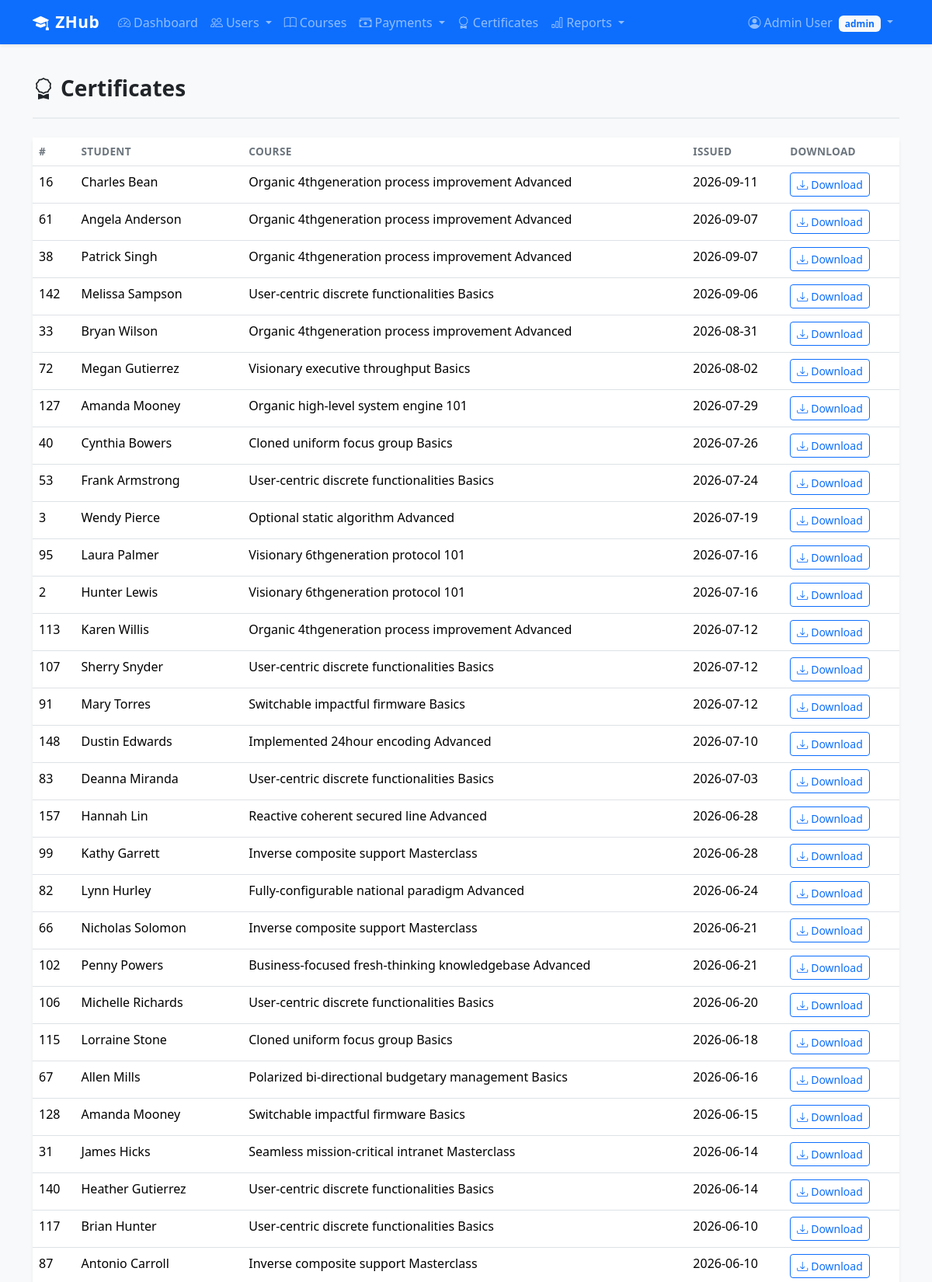
The page /certificates/ (signed in, upper part) on the database its author committed.
### website/models.py (models this page shows, shortened)
class User(UserMixin, db.Model):
    __tablename__ = 'users'
    id = db.Column(db.Integer, primary_key=True)
    email = db.Column(db.String(150), unique=True, nullable=False, index=True)
    password_hash = db.Column(db.String(256), nullable=False)
    role = db.Column(db.String(20), nullable=False, default='student')  # admin / instructor / student
    first_name = db.Column(db.String(100), nullable=False)
    last_name = db.Column(db.String(100), nullable=False)
    phone = db.Column(db.String(20))
    is_active = db.Column(db.Boolean, default=True)
    created_at = db.Column(db.DateTime, default=lambda: datetime.now(timezone.utc))
    student = db.relationship('Student', backref='user', uselist=False, cascade='all, delete-orphan')
    instructor = db.relationship('Instructor', backref='user', uselist=False, cascade='all, delete-orphan')
    @property
    def full_name(self):
        return f'{self.first_name} {self.last_name}'

class Certificate(db.Model):
    __tablename__ = 'certificates'
    id = db.Column(db.Integer, primary_key=True)
    student_id = db.Column(db.Integer, db.ForeignKey('students.id'), nullable=False)
    course_id = db.Column(db.Integer, db.ForeignKey('courses.id'), nullable=False)
    file_path = db.Column(db.String(256), nullable=False)
    issued_at = db.Column(db.DateTime, default=lambda: datetime.now(timezone.utc))
    course = db.relationship('Course', backref='certificates')

class Course(db.Model):
    __tablename__ = 'courses'
    id = db.Column(db.Integer, primary_key=True)
    name = db.Column(db.String(200), nullable=False)
    description = db.Column(db.Text)
    level = db.Column(db.String(50))  # beginner / intermediate / advanced
    duration_weeks = db.Column(db.Integer)
    reservation_fee = db.Column(db.Float, default=0.0)
    course_fee = db.Column(db.Float, default=0.0)
    certificate_fee = db.Column(db.Float, default=0.0)
    is_active = db.Column(db.Boolean, default=True)
    created_at = db.Column(db.DateTime, default=lambda: datetime.now(timezone.utc))
    start_date = db.Column(db.Date, nullable=True)
    end_date = db.Column(db.Date, nullable=True)
    total_hours = db.Column(db.Float, nullable=True)
    num_sessions = db.Column(db.Integer, nullable=True)
    groups = db.relationship('Group', backref='course', lazy='dynamic', cascade='all, delete-orphan')
    enrollments = db.relationship('Enrollment', backref='course', lazy='dynamic', cascade='all, delete-orphan')
    ratings = db.relationship('CourseRating', backref='course', lazy='dynamic', cascade='all, delete-orphan')
    schedules = db.relationship('CourseSchedule', backref='course', lazy='dynamic', cascade='all, delete-orphan')

### website/certificates/routes.py (the view)
@certificates_bp.route('/')
@role_required('admin')
def list_certificates():
    certificates = Certificate.query.order_by(Certificate.issued_at.desc()).all()
    return render_template('certificates/list.html', certificates=certificates)

### website/utils.py (called while the page is built)
def role_required(*roles):
    def decorator(f):
        @wraps(f)
        @login_required
        def decorated_function(*args, **kwargs):
            if current_user.role not in roles:
                abort(403)
            return f(*args, **kwargs)
        return decorated_function
    return decorator

### website/templates/certificates/list.html (shortened to what this page needs)
{% extends "base.html" %}
{% block content %}
<div class="page-header">
    <h1><i class="bi bi-award me-2"></i>Certificates</h1>
</div>
{% if certificates %}
<div class="card">
    <div class="table-responsive">
        <table class="table table-hover mb-0">
            <thead>
                <tr><th>#</th><th>Student</th><th>Course</th><th>Issued</th><th>Download</th></tr>
            </thead>
            <tbody>
            {% for cert in certificates %}
            <tr>
                <td>{{ cert.id }}</td>
                <td>{{ cert.student.user.full_name }}</td>
                <td>{{ cert.course.name }}</td>
                <td>{{ cert.issued_at.strftime('%Y-%m-%d') }}</td>
                <td><a href="{{ url_for('certificates.download', cert_id=cert.id) }}" class="btn btn-sm btn-outline-primary"><i class="bi bi-download me-1"></i>Download</a></td>
            </tr>
            {% endfor %}
            </tbody>
        </table>
    </div>
</div>
{% else %}
<div class="empty-state">
    <i class="bi bi-award"></i>
    <p>No certificates generated yet.</p>
</div>
{% endif %}
{% endblock %}

### website/templates/base.html (shortened to what this page needs)
<!DOCTYPE html>
<html lang="en">
<head>
    <link href="https://cdn.jsdelivr.net/npm/bootstrap@5.3.3/dist/css/bootstrap.min.css" rel="stylesheet">
    <link href="https://cdn.jsdelivr.net/npm/bootstrap-icons@1.11.3/font/bootstrap-icons.min.css" rel="stylesheet">
    <link href="{{ url_for('static', filename='css/style.css') }}" rel="stylesheet">
</head>
<body>
    <nav class="navbar navbar-expand-lg navbar-dark bg-primary shadow-sm">
        <div class="container">
            <a class="navbar-brand fw-bold" href="{{ url_for('auth.home') }}">
                <i class="bi bi-mortarboard-fill me-2"></i>ZHub
            </a>
            <div class="collapse navbar-collapse" id="mainNav">
                {% if current_user.is_authenticated %}
                <ul class="navbar-nav me-auto">
                    {% if current_user.role == 'admin' %}
                    <li class="nav-item">
                        <a class="nav-link" href="{{ url_for('admin.dashboard') }}">
                            <i class="bi bi-speedometer2 me-1"></i>Dashboard
                        </a>
                    </li>
                    <li class="nav-item dropdown">
                        <a class="nav-link dropdown-toggle" href="#" data-bs-toggle="dropdown">
                            <i class="bi bi-people me-1"></i>Users
                        </a>
                    </li>
                    <li class="nav-item">
                        <a class="nav-link" href="{{ url_for('courses.list_courses') }}">
                            <i class="bi bi-book me-1"></i>Courses
                        </a>
                    </li>
                    <li class="nav-item dropdown">
                        <a class="nav-link dropdown-toggle" href="#" data-bs-toggle="dropdown">
                            <i class="bi bi-cash-stack me-1"></i>Payments
                        </a>
                    </li>
                    <li class="nav-item">
                        <a class="nav-link" href="{{ url_for('certificates.list_certificates') }}">
                            <i class="bi bi-award me-1"></i>Certificates
                        </a>
                    </li>
                    <li class="nav-item dropdown">
                        <a class="nav-link dropdown-toggle" href="#" data-bs-toggle="dropdown">
                            <i class="bi bi-bar-chart me-1"></i>Reports
                        </a>
                    </li>
                    {% endif %}
                </ul>
                <ul class="navbar-nav">
                    <li class="nav-item dropdown">
                        <a class="nav-link dropdown-toggle" href="#" data-bs-toggle="dropdown">
                            <i class="bi bi-person-circle me-1"></i>{{ current_user.full_name }}
                            <span class="badge bg-light text-primary ms-1">{{ current_user.role }}</span>
                        </a>
                    </li>
                </ul>
                {% endif %}
            </div>
        </div>
    </nav>
    <main class="container py-4">
        {% block content %}{% endblock %}
    </main>
</body>
</html>

### website/static/css/style.css (style rules this page uses)
body { min-height: 100vh; display: flex; flex-direction: column; background-color: #f8f9fa; }
main { flex: 1; }
.navbar-brand { font-size: 1.3rem; letter-spacing: 0.5px; }
.card { border: none; box-shadow: 0 0.125rem 0.25rem rgba(0, 0, 0, 0.075); transition: box-shadow 0.2s ease; }
.table th { font-weight: 600; font-size: 0.85rem; text-transform: uppercase; letter-spacing: 0.3px; color: #6c757d; }
.page-header { margin-bottom: 1.5rem; padding-bottom: 0.75rem; border-bottom: 2px solid #e9ecef; }
.page-header h1 { font-size: 1.75rem; font-weight: 700; color: #212529; }

### rows shown on the page
User: full_name "Admin User", role "admin"
Certificate: id "16", student.user.full_name "Charles Bean", course.name "Organic 4thgeneration process improvement Advanced", issued_at "2026-09-11"
Certificate: id "61", student.user.full_name "Angela Anderson", course.name "Organic 4thgeneration process improvement Advanced", issued_at "2026-09-07"
Certificate: id "38", student.user.full_name "Patrick Singh", course.name "Organic 4thgeneration process improvement Advanced", issued_at "2026-09-07"
Certificate: id "142", student.user.full_name "Melissa Sampson", course.name "User-centric discrete functionalities Basics", issued_at "2026-09-06"
Certificate: id "33", student.user.full_name "Bryan Wilson", course.name "Organic 4thgeneration process improvement Advanced", issued_at "2026-08-31"
Certificate: id "72", student.user.full_name "Megan Gutierrez", course.name "Visionary executive throughput Basics", issued_at "2026-08-02"
Certificate: id "127", student.user.full_name "Amanda Mooney", course.name "Organic high-level system engine 101", issued_at "2026-07-29"
Certificate: id "40", student.user.full_name "Cynthia Bowers", course.name "Cloned uniform focus group Basics", issued_at "2026-07-26"
Certificate: id "53", student.user.full_name "Frank Armstrong", course.name "User-centric discrete functionalities Basics", issued_at "2026-07-24"
Certificate: id "3", student.user.full_name "Wendy Pierce", course.name "Optional static algorithm Advanced", issued_at "2026-07-19"
Certificate: id "95", student.user.full_name "Laura Palmer", course.name "Visionary 6thgeneration protocol 101", issued_at "2026-07-16"
Certificate: id "2", student.user.full_name "Hunter Lewis", course.name "Visionary 6thgeneration protocol 101", issued_at "2026-07-16"
Certificate: id "113", student.user.full_name "Karen Willis", course.name "Organic 4thgeneration process improvement Advanced", issued_at "2026-07-12"
Certificate: id "107", student.user.full_name "Sherry Snyder", course.name "User-centric discrete functionalities Basics", issued_at "2026-07-12"
Certificate: id "91", student.user.full_name "Mary Torres", course.name "Switchable impactful firmware Basics", issued_at "2026-07-12"
Certificate: id "148", student.user.full_name "Dustin Edwards", course.name "Implemented 24hour encoding Advanced", issued_at "2026-07-10"
Certificate: id "83", student.user.full_name "Deanna Miranda", course.name "User-centric discrete functionalities Basics", issued_at "2026-07-03"
Certificate: id "157", student.user.full_name "Hannah Lin", course.name "Reactive coherent secured line Advanced", issued_at "2026-06-28"
Certificate: id "99", student.user.full_name "Kathy Garrett", course.name "Inverse composite support Masterclass", issued_at "2026-06-28"
Certificate: id "82", student.user.full_name "Lynn Hurley", course.name "Fully-configurable national paradigm Advanced", issued_at "2026-06-24"
Certificate: id "66", student.user.full_name "Nicholas Solomon", course.name "Inverse composite support Masterclass", issued_at "2026-06-21"
Certificate: id "102", student.user.full_name "Penny Powers", course.name "Business-focused fresh-thinking knowledgebase Advanced", issued_at "2026-06-21"
Certificate: id "106", student.user.full_name "Michelle Richards", course.name "User-centric discrete functionalities Basics", issued_at "2026-06-20"
Certificate: id "115", student.user.full_name "Lorraine Stone", course.name "Cloned uniform focus group Basics", issued_at "2026-06-18"
Certificate: id "67", student.user.full_name "Allen Mills", course.name "Polarized bi-directional budgetary management Basics", issued_at "2026-06-16"
Certificate: id "128", student.user.full_name "Amanda Mooney", course.name "Switchable impactful firmware Basics", issued_at "2026-06-15"
Certificate: id "31", student.user.full_name "James Hicks", course.name "Seamless mission-critical intranet Masterclass", issued_at "2026-06-14"
Certificate: id "140", student.user.full_name "Heather Gutierrez", course.name "User-centric discrete functionalities Basics", issued_at "2026-06-14"
Certificate: id "117", student.user.full_name "Brian Hunter", course.name "User-centric discrete functionalities Basics", issued_at "2026-06-10"
Certificate: id "87", student.user.full_name "Antonio Carroll", course.name "Inverse composite support Masterclass", issued_at "2026-06-10"
